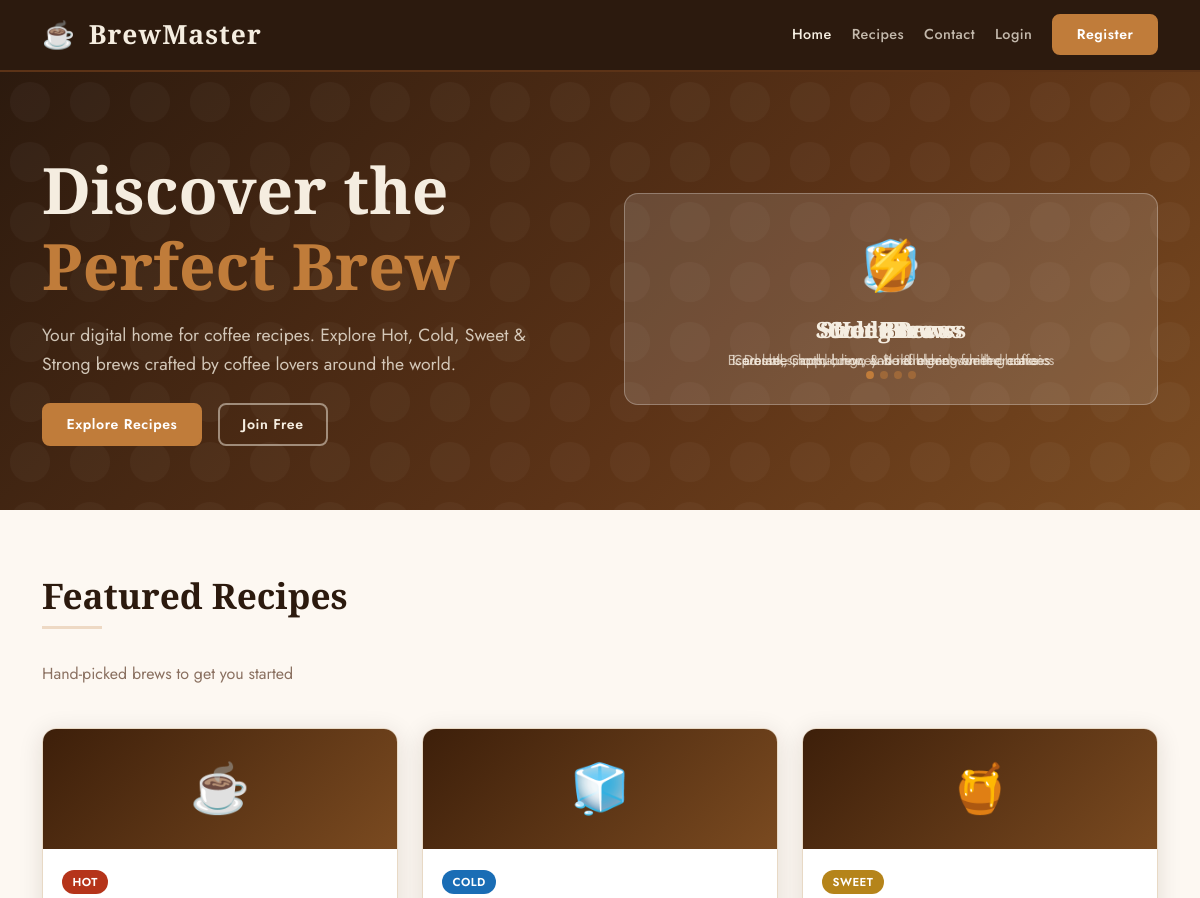
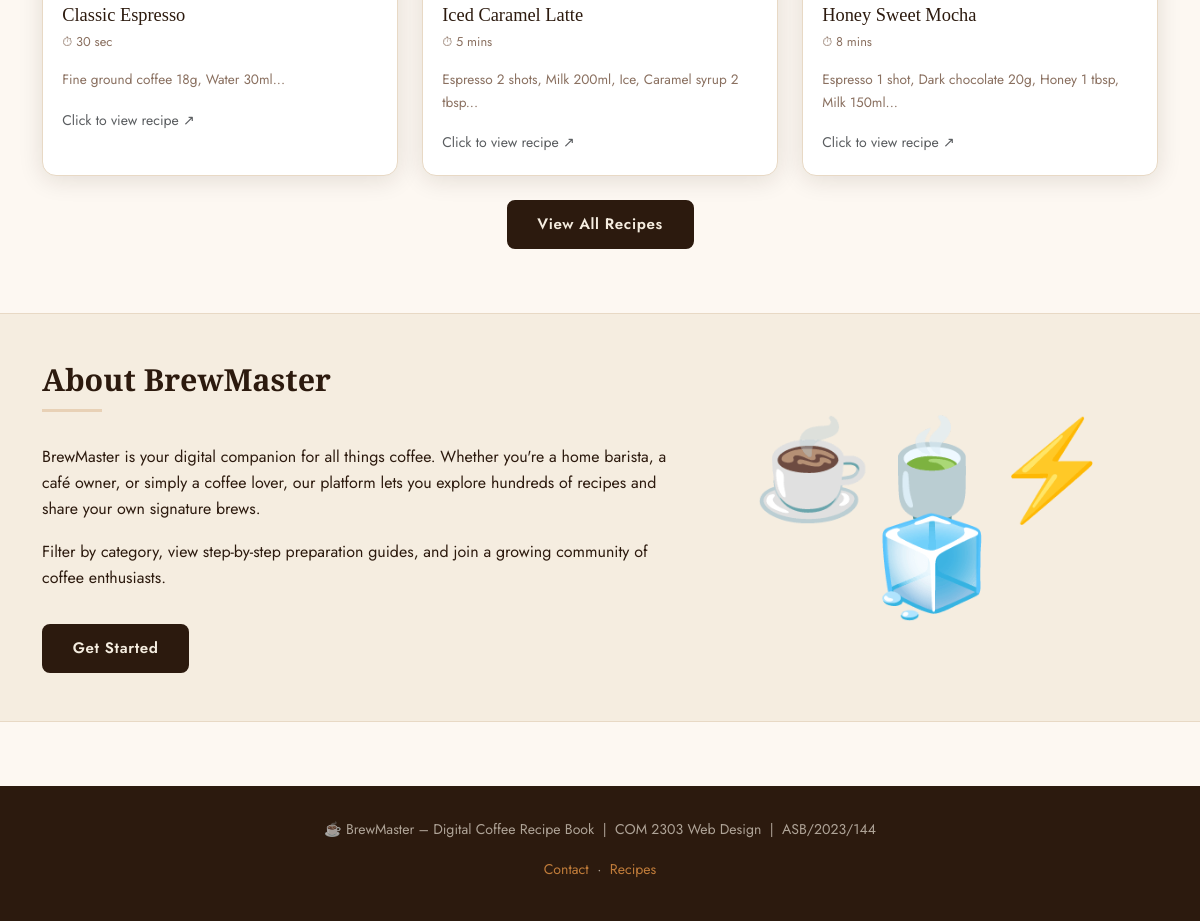
The page / on the database its author committed (2 pictures, top to bottom).
### tables this page shows
CREATE TABLE IF NOT EXISTS recipes (
    id           INT AUTO_INCREMENT PRIMARY KEY,
    user_id      INT          NOT NULL,
    title        VARCHAR(150) NOT NULL,
    category     ENUM('Hot','Cold','Sweet','Strong') NOT NULL DEFAULT 'Hot',
    ingredients  TEXT         NOT NULL,
    instructions TEXT         NOT NULL,
    brew_time    VARCHAR(30)  DEFAULT NULL,    
    created_at   TIMESTAMP DEFAULT CURRENT_TIMESTAMP,
    FOREIGN KEY (user_id) REFERENCES users(id) ON DELETE CASCADE
);

### includes/functions.php (called while the page is built, shortened)
<?php
function categoryBadge($cat) {
    $map = [
        'Hot'    => 'badge-hot',
        'Cold'   => 'badge-cold',
        'Sweet'  => 'badge-sweet',
        'Strong' => 'badge-strong',
    ];
    return $map[$cat] ?? 'bg-secondary';
}
function categoryEmoji($cat) {
    $map = ['Hot' => '☕', 'Cold' => '🧊', 'Sweet' => '🍯', 'Strong' => '⚡'];
    return $map[$cat] ?? '☕';
}
?>

### index.php (the view, shortened to what this page needs)
<?php
require_once 'includes/db.php';
require_once 'includes/functions.php';
$featured = $conn->query("SELECT * FROM recipes ORDER BY created_at DESC LIMIT 3")->fetch_all(MYSQLI_ASSOC);
?>
<!DOCTYPE html>
<html lang="en">
<head>
    <link rel="stylesheet" href="https://cdn.jsdelivr.net/npm/bootstrap@5.3.2/dist/css/bootstrap.min.css">
    <link rel="stylesheet" href="css/style.css">
</head>
<body>
<?php include 'includes/navbar.php'; ?>
<section class="hero-section">
    <div class="container">
        <div class="row align-items-center g-5">
            <div class="col-lg-6">
                <h1 class="fade-up">Discover the<br><span>Perfect Brew</span></h1>
                <p class="mt-3 mb-4 fade-up-2">
                    Your digital home for coffee recipes. Explore Hot, Cold, Sweet &amp; Strong brews
                    crafted by coffee lovers around the world.
                </p>
                <div class="d-flex gap-3 flex-wrap fade-up-3">
                    <a href="recipes.php" class="bm-btn-primary">Explore Recipes</a>
                    <?php if (!isset($_SESSION['user_id'])): ?>
                    <a href="auth/register.php" class="bm-btn-outline">Join Free</a>
                    <?php else: ?>
                    <a href="dashboard.php" class="bm-btn-outline">My Dashboard</a>
                    <?php endif; ?>
                </div>
            </div>
            <div class="col-lg-6 fade-up-2">
                <div id="heroCarousel" class="carousel slide" data-bs-ride="carousel">
                    <div class="carousel-indicators">
                        <button type="button" data-bs-target="#heroCarousel" data-bs-slide-to="0" class="active"></button>
                        <button type="button" data-bs-target="#heroCarousel" data-bs-slide-to="1"></button>
                        <button type="button" data-bs-target="#heroCarousel" data-bs-slide-to="2"></button>
                        <button type="button" data-bs-target="#heroCarousel" data-bs-slide-to="3"></button>
                    </div>
                    <div class="carousel-inner">
                        <div class="carousel-item active">
                            <div class="slide-emoji">☕</div>
                            <h4>Hot Brews</h4>
                            <p>Espresso, Cappuccino, Latte &amp; more warming classics</p>
                        </div>
                        <div class="carousel-item">
                            <div class="slide-emoji">🧊</div>
                            <h4>Cold Brews</h4>
                            <p>Iced lattes, cold brew, and refreshing chilled coffees</p>
                        </div>
                        <div class="carousel-item">
                            <div class="slide-emoji">🍯</div>
                            <h4>Sweet Brews</h4>
                            <p>Caramel, mocha, honey &amp; indulgent sweet creations</p>
                        </div>
                        <div class="carousel-item">
                            <div class="slide-emoji">⚡</div>
                            <h4>Strong Brews</h4>
                            <p>Double shots, lungo &amp; bold blends for the brave</p>
                        </div>
                    </div>
                </div>
            </div>
        </div>
    </div>
</section>
<section class="section" id="featured">
    <div class="container">
        <h2 class="section-title animate-on-scroll">Featured Recipes</h2>
        <hr class="section-divider">
        <p class="section-subtitle">Hand-picked brews to get you started</p>
        <?php if (empty($featured)): ?>
            <div class="empty-state"><span class="empty-icon">☕</span>No recipes yet. <a href="auth/register.php">Sign up</a> to add the first!</div>
        <?php else: ?>
        <div class="row g-4" id="recipeGrid">
            <?php foreach ($featured as $r): ?>
            <div class="col-md-4 recipe-item" data-category="<?= $r['category'] ?>">
                <div class="recipe-card"
                     data-bs-toggle="modal" data-bs-target="#recipeModal"
                     data-title="<?= htmlspecialchars($r['title']) ?>"
                     data-cat="<?= htmlspecialchars($r['category']) ?>"
                     data-time="<?= htmlspecialchars($r['brew_time'] ?? '') ?>"
                     data-ingr="<?= htmlspecialchars($r['ingredients']) ?>"
                     data-steps="<?= htmlspecialchars($r['instructions']) ?>"
                     data-emoji="<?= categoryEmoji($r['category']) ?>">
                    <div class="recipe-card-thumb"><?= categoryEmoji($r['category']) ?></div>
                    <div class="recipe-card-body">
                        <span class="bm-badge <?= categoryBadge($r['category']) ?>"><?= $r['category'] ?></span>
                        <h5><?= htmlspecialchars($r['title']) ?></h5>
                        <?php if ($r['brew_time']): ?><p class="brew-time">⏱ <?= htmlspecialchars($r['brew_time']) ?></p><?php endif; ?>
                        <p class="snippet"><?= htmlspecialchars(substr($r['ingredients'], 0, 70)) ?>...</p>
                        <small class="text-muted">Click to view recipe ↗</small>
                    </div>
                </div>
            </div>
            <?php endforeach; ?>
        </div>
        <?php endif; ?>
        <div class="text-center mt-4">
            <a href="recipes.php" class="bm-btn-dark">View All Recipes</a>
        </div>
    </div>
</section>
<section class="about-strip" id="about">
    <div class="container">
        <div class="row align-items-center g-4">
            <div class="col-lg-7">
                <h2 class="animate-on-scroll">About BrewMaster</h2>
                <hr class="section-divider">
                <p>BrewMaster is your digital companion for all things coffee. Whether you're a
                   home barista, a café owner, or simply a coffee lover, our platform lets you
                   explore hundreds of recipes and share your own signature brews.</p>
                <p class="mt-2">Filter by category, view step-by-step preparation guides, and
                   join a growing community of coffee enthusiasts.</p>
                <a href="auth/register.php" class="bm-btn-dark mt-3 d-inline-block">Get Started</a>
            </div>
            <div class="col-lg-5 text-center" style="font-size:6rem; line-height:1;">
                ☕🍵⚡🧊
            </div>
        </div>
    </div>
</section>
<footer class="bm-footer">
    <div class="container text-center">
        <p>☕ BrewMaster – Digital Coffee Recipe Book &nbsp;|&nbsp; COM 2303 Web Design &nbsp;|&nbsp; ASB/2023/144</p>
        <p class="mt-1"><a href="contact.php">Contact</a> &nbsp;&middot;&nbsp; <a href="recipes.php">Recipes</a></p>
    </div>
</footer>
</body>
</html>

### rows shown on the page
recipes: category "☕", category "HOT", title "Classic Espresso", brew_time "30 sec", ingredients "Fine ground coffee 18g, Water 30ml"
recipes: category "🧊", category "COLD", title "Iced Caramel Latte", brew_time "5 mins", ingredients "Espresso 2 shots, Milk 200ml, Ice, Caramel syrup 2 tbsp"
recipes: category "🍯", category "SWEET", title "Honey Sweet Mocha", brew_time "8 mins", ingredients "Espresso 1 shot, Dark chocolate 20g, Honey 1 tbsp, Milk 150ml"
